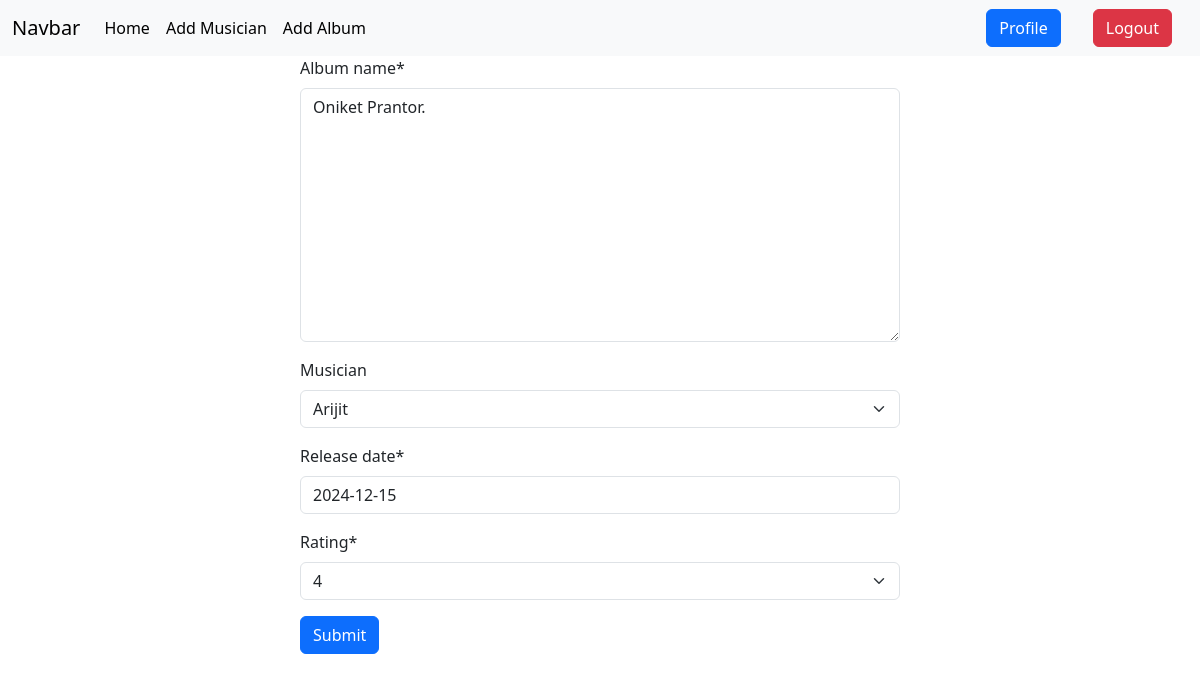
Page /album/edit/1/ (signed in) on the committed database.
### album/models.py (models this page shows, shortened)
class AlbumModel(models.Model):
    rating = (
        (1,'1'),
        (2,'2'),
        (3,'3'),
        (4,'4'),
        (5,'5'),
    )
    album_name = models.TextField()
    musician = models.ForeignKey(MusicianModel,on_delete=models.CASCADE,null=True,blank=True)
    release_date = models.DateField()
    rating = models.IntegerField(choices=rating)

### album/views.py (the view)
# urls.py: path('edit/<int:id>/',views.EditAlbum.as_view(),name='edit_album')
@method_decorator(login_required,name='dispatch')
class EditAlbum(UpdateView):
    model = models.AlbumModel
    form_class = forms.Album_Form
    template_name = 'add_album.html'
    pk_url_kwarg = 'id'
    success_url = reverse_lazy('homepage')

### album/forms.py
class Album_Form(forms.ModelForm):
    class Meta:
        model = AlbumModel
        fields = '__all__'

### musician/models.py (called while the page is built)
    def __str__(self):
        return self.first_name

### album/templates/add_album.html (shortened to what this page needs)
{% extends "base.html" %}
{% load crispy_forms_tags %}
{% block content %}
    <form style="width:50%; margin: auto" method="post">
        {{ form | crispy }}
        <button class="btn btn-primary">Submit</button>
    </form>
{% endblock  %}

### rows in the picture
AlbumModel: album_name "Oniket Prantor.", musician "Arijit", release_date "2024-12-15", rating "4"
